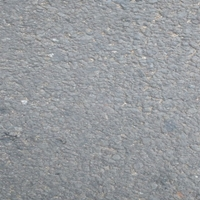
#> input picture data/test/jalan_tidak_rusak/160.jpg, 200 x 200 px; its folder holds only this picture in this run
$ python train_knn.py   (older library calls are emulated)
#> lines starting #> are read from the running program, lines starting #| are printed output that depends on the picture
### src/extract_features.py
"""
Modul untuk ekstraksi fitur hybrid menggunakan LBP Histogram dan GLCM.

Modul ini mengimplementasikan ekstraksi fitur gabungan (hybrid) yang terdiri dari:
1. LBP Histogram (10 features) - menangkap distribusi pola tekstur lokal
2. GLCM features (4 features) - menangkap hubungan spasial antar pixel
3. Statistical features (3 features) - mean, std, entropy
Total: 17 features untuk klasifikasi kondisi jalan
"""
import cv2
import numpy as np
from skimage.feature import local_binary_pattern, graycomatrix, graycoprops

class FeatureExtractorHybrid:
    def __init__(
        self,
        resize_width: int = 256,
        resize_height: int = 256,
        lbp_radius: int = 1,
        lbp_points: int = 8,
        lbp_method: str = "uniform",
        glcm_distances = (1,),
        glcm_angles = (0,),
        glcm_levels: int = 256
    ):
        """
        Inisialisasi hybrid feature extractor.

        Args:
            resize_width (int): Lebar target untuk resize gambar
            resize_height (int): Tinggi target untuk resize gambar
            lbp_radius (int): Radius untuk LBP (jarak ke neighbor pixels)
            lbp_points (int): Jumlah sampling points di sekitar center pixel
            lbp_method (str): Metode LBP - "uniform" untuk rotation-invariant histogram
            glcm_distances (tuple): Jarak antar pixel untuk GLCM
            glcm_angles (tuple): Sudut untuk GLCM (dalam radian)
            glcm_levels (int): Jumlah gray levels untuk GLCM
        """
        self.resize_width = resize_width
        self.resize_height = resize_height
        self.lbp_radius = lbp_radius
        self.lbp_points = lbp_points
        self.lbp_method = lbp_method
        self.glcm_distances = glcm_distances
        self.glcm_angles = glcm_angles
        self.glcm_levels = glcm_levels

    def _preprocess(self, img_bgr: np.ndarray) -> np.ndarray:
        """
        Preprocess gambar: resize dan konversi ke grayscale.

        Langkah preprocessing:
        1. Resize gambar ke ukuran standar untuk konsistensi
        2. Konversi dari BGR (OpenCV default) ke grayscale

        Args:
            img_bgr (np.ndarray): Gambar input dalam format BGR

        Returns:
            np.ndarray: Gambar grayscale hasil preprocessing
        """
        # Resize gambar ke ukuran standar
        img_resized = cv2.resize(
            img_bgr,
            (self.resize_width, self.resize_height),
            interpolation=cv2.INTER_AREA
        )
        # Konversi BGR ke grayscale
        gray = cv2.cvtColor(img_resized, cv2.COLOR_BGR2GRAY)
        return gray

    def _compute_lbp(self, gray: np.ndarray) -> np.ndarray:
        """
        Menghitung Local Binary Pattern dari gambar grayscale.

        LBP menangkap pola tekstur lokal dengan cara:
        1. Membandingkan intensitas center pixel dengan neighbors
        2. Membuat binary pattern dari perbandingan tersebut
        3. Menghasilkan nilai LBP untuk setiap pixel

        Args:
            gray (np.ndarray): Gambar grayscale input

        Returns:
            np.ndarray: LBP image (uint8)
        """
        # Hitung LBP menggunakan scikit-image
        lbp = local_binary_pattern(
            gray,
            P=self.lbp_points,
            R=self.lbp_radius,
            method=self.lbp_method
        )
        # Normalisasi LBP ke range [0, glcm_levels-1] dan konversi ke uint8
        lbp_norm = cv2.normalize(
            lbp, None, alpha=0, beta=self.glcm_levels - 1,
            norm_type=cv2.NORM_MINMAX
        )
        lbp_uint8 = lbp_norm.astype(np.uint8)
        return lbp_uint8

    def _compute_lbp_histogram(self, lbp_image: np.ndarray) -> np.ndarray:
        """
        Menghitung histogram dari LBP image sebagai feature vector.

        Histogram menangkap distribusi pola tekstur:
        - Bin rendah: pola tidak teratur (lubang/retak)
        - Bin tinggi: pola seragam (jalan mulus)

        Untuk LBP uniform dengan 8 points, menghasilkan 10 bins:
        - Bin 0-8: uniform patterns (pola teratur)
        - Bin 9: non-uniform patterns (pola tidak teratur)

        Args:
            lbp_image (np.ndarray): LBP image hasil dari _compute_lbp()

        Returns:
            np.ndarray: Histogram LBP (10 features untuk uniform, atau 2^P untuk default)
        """
        # Tentukan jumlah bins berdasarkan metode LBP
        if self.lbp_method == "uniform":
            n_bins = self.lbp_points + 2  # 10 bins untuk 8-point uniform LBP
        else:
            n_bins = 2 ** self.lbp_points

        # Hitung histogram yang dinormalisasi (density=True)
        hist, _ = np.histogram(
            lbp_image.ravel(),
            bins=n_bins,
            range=(0, n_bins),
            density=True
        )
        return hist.astype(np.float32)

    def _compute_glcm_features(self, img_gray: np.ndarray) -> np.ndarray:
        """
        Menghitung GLCM features dari grayscale image.

        GLCM (Gray-Level Co-occurrence Matrix) menangkap hubungan spasial antar pixel:
        - Contrast: perbedaan intensitas antara pixel dan neighbor-nya
        - Correlation: korelasi linear antara pixel pairs
        - Energy: uniformitas atau homogenitas tekstur
        - Homogeneity: kedekatan distribusi GLCM ke diagonal

        Args:
            img_gray (np.ndarray): Gambar grayscale (uint8)

        Returns:
            np.ndarray: 4 GLCM features (contrast, correlation, energy, homogeneity)
        """
        # Hitung GLCM matrix
        glcm = graycomatrix(
            img_gray,
            distances=self.glcm_distances,
            angles=self.glcm_angles,
            levels=self.glcm_levels,
            symmetric=True,
            normed=True
        )

        # Ekstrak 4 properti GLCM
        feature_list = []
        for prop_name in ["contrast", "correlation", "energy", "homogeneity"]:
            props = graycoprops(glcm, prop_name)
            feature_list.extend(props.ravel())

        return np.array(feature_list, dtype=np.float32)

    def extract_from_array(self, img_bgr: np.ndarray) -> np.ndarray:
        """
        Ekstraksi hybrid features dari gambar BGR.

        Menggabungkan 3 jenis fitur:
        1. LBP Histogram (10 features) - distribusi pola tekstur lokal
        2. GLCM features (4 features) - hubungan spasial antar pixel
        3. Statistical features (3 features) - mean, std, entropy

        Total: 17 features untuk klasifikasi

        Args:
            img_bgr (np.ndarray): Gambar input dalam format BGR (dari cv2.imread atau video frame)

        Returns:
            np.ndarray: Feature vector 1D dengan shape (17,)
        """
        # Step 1: Preprocess - resize dan konversi ke grayscale
        gray = self._preprocess(img_bgr)

        # Step 2: Hitung LBP image
        # LBP menangkap pola tekstur lokal dengan membandingkan center pixel dengan neighbors
        lbp_image = self._compute_lbp(gray)

        # Step 3: Ekstrak LBP Histogram (10 features)
        # Histogram menangkap distribusi pola tekstur untuk diskriminasi jalan rusak vs mulus
        lbp_hist = self._compute_lbp_histogram(lbp_image)

        # Step 4: Ekstrak GLCM features dari grayscale (4 features)
        # GLCM menangkap hubungan spasial untuk deteksi tekstur beraturan/tidak beraturan
        glcm_features = self._compute_glcm_features(gray)

        # Step 5: Ekstrak statistical features (3 features)
        # Mean, std, dan entropy untuk menangkap karakteristik global gambar
        img_flat = gray.ravel().astype(np.float32)
        mean_val = np.mean(img_flat)
        std_val = np.std(img_flat)

        # Hitung entropy dari histogram
        hist_stat, _ = np.histogram(img_flat, bins=32, range=(0, 255), density=True)
        hist_stat = hist_stat + 1e-12  # Tambah epsilon untuk hindari log(0)
        entropy_val = -np.sum(hist_stat * np.log2(hist_stat))
        stat_features = np.array([mean_val, std_val, entropy_val], dtype=np.float32)

        # Step 6: Gabungkan semua features
        # Total: 10 (LBP) + 4 (GLCM) + 3 (stats) = 17 features
        all_features = np.concatenate([lbp_hist, glcm_features, stat_features])
        return all_features

    def extract_from_path(self, img_path: str) -> np.ndarray:
        """
        Ekstraksi features dari file gambar.

        Args:
            img_path (str): Path ke file gambar

        Returns:
            np.ndarray: Feature vector 1D dengan shape (17,)

        Raises:
            ValueError: Jika gagal membaca gambar
        """
        img_bgr = cv2.imread(img_path)
        if img_bgr is None:
            raise ValueError(f"Gagal baca gambar: {img_path}")
        return self.extract_from_array(img_bgr)

### src/train_knn.py
import os
import glob
import numpy as np
from typing import List, Tuple

from sklearn.preprocessing import StandardScaler
from sklearn.neighbors import KNeighborsClassifier
from sklearn.metrics import accuracy_score, confusion_matrix, classification_report
from joblib import dump

from extract_features import FeatureExtractorHybrid

CLASS_MAP = {
    "jalan_tidak_rusak": 0,
    "jalan_lubang": 1,
    "jalan_retak": 2,
}

def load_dataset(base_dir: str, extractor: FeatureExtractorHybrid) -> Tuple[np.ndarray, np.ndarray]:
    X: List[np.ndarray] = []
    y: List[int] = []

    for class_name, label in CLASS_MAP.items():
        class_dir = os.path.join(base_dir, class_name)
        if not os.path.isdir(class_dir):
            print(f"Peringatan: folder tidak ditemukan: {class_dir}")
            continue

        # Baca semua jpg/png, silakan tambahin ekstensi lain kalau perlu
        patterns = ["*.jpg", "*.jpeg", "*.png", "*.bmp"]
        image_paths = []
        for p in patterns:
            image_paths.extend(glob.glob(os.path.join(class_dir, p)))

        print(f"Loading {len(image_paths)} images from {class_dir} (label={label})")

        for img_path in image_paths:
            try:
                features = extractor.extract_from_path(img_path)
                X.append(features)
                y.append(label)
            except Exception as e:
                print(f"Error processing {img_path}: {e}")

    X_arr = np.array(X, dtype=np.float32)
    y_arr = np.array(y, dtype=np.int64)
    return X_arr, y_arr

def train_and_evaluate_knn(
    X_train: np.ndarray,
    y_train: np.ndarray,
    X_test: np.ndarray,
    y_test: np.ndarray,
    k_values = (1, 3, 5, 7)
):
    # Scaling fitur
    scaler = StandardScaler()
    X_train_scaled = scaler.fit_transform(X_train)
    X_test_scaled = scaler.transform(X_test)

    best_k = None
    best_acc = -1.0
    best_model = None

    for k in k_values:
        print(f"\nTraining KNN with k={k}")
        knn = KNeighborsClassifier(
            n_neighbors=k,
            metric="euclidean",
            weights="uniform"
        )  # [web:69]

        knn.fit(X_train_scaled, y_train)
        y_pred = knn.predict(X_test_scaled)

        acc = accuracy_score(y_test, y_pred)
        cm = confusion_matrix(y_test, y_pred, labels=[0, 1, 2])
        print(f"Accuracy (k={k}): {acc:.4f}")
        print("Confusion matrix (rows=true, cols=pred):")
        print(cm)
        print("Classification report:")
        print(classification_report(
            y_test,
            y_pred,
            target_names=["jalan_tidak_rusak", "jalan_lubang", "jalan_retak"]
        ))

        if acc > best_acc:
            best_acc = acc
            best_k = k
            best_model = knn

    print(f"\nBest k: {best_k} with accuracy={best_acc:.4f}")
    return best_model, scaler, best_k, best_acc

def main():
    # Inisialisasi hybrid feature extractor
    # Menggunakan LBP Histogram (10 features) + GLCM (4 features) + Statistics (3 features)
    # Total: 17 features untuk klasifikasi kondisi jalan
    extractor = FeatureExtractorHybrid(
        resize_width=256,
        resize_height=256,
        lbp_radius=1,
        lbp_points=8,
        lbp_method="uniform",  # Rotation-invariant LBP dengan 10-bin histogram
        glcm_distances=(1,),
        glcm_angles=(0,),
        glcm_levels=256,
    )

    # Load train & test
    BASE_DIR = os.path.dirname(os.path.abspath(__file__))
    PROJECT_ROOT = os.path.dirname(BASE_DIR)

    train_dir = os.path.join(PROJECT_ROOT, "data", "train")
    test_dir = os.path.join(PROJECT_ROOT, "data", "test")

    print("Loading training data...")
    X_train, y_train = load_dataset(train_dir, extractor)
#> in extract_from_path, img_bgr is the input picture: shape (200, 200, 3); mean B, G, R 157, 153.6, 150.9
#> in _compute_lbp, `lbp = local_binary_pattern( gray, P=self.lbp_points, R=self.lbp_radius..`:
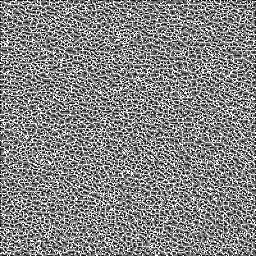
#> lbp: shape (256, 256) float64; min 0, max 9, mean 4.67; drawn with min black and max white
#> in _compute_lbp_histogram, `hist, _ = np.histogram( lbp_image.ravel(), bins=n_bins, range=(0, n_bi..`: hist = [1, 0, 0, 0, 0, 0, 0, 0, 0, 0]
#> the loop in _compute_glcm_features, `for prop_name in ["contrast", "correlation", "energy", "homogeneity"]:` made 4 passes
#> props on passes 1 to 4: [53.58], [0.848], [0.0307], [0.174]
#> after the loop in _compute_glcm_features, `for prop_name in ["contrast", "correlation", "energy", "homogeneity"]:`: feature_list = [53.58, 0.848, 0.0307, 0.174]
#> in extract_from_array, `mean_val = np.mean(img_flat)`: mean_val = 153.1
#> in extract_from_array, `std_val = np.std(img_flat)`: std_val = 13.28
#> in extract_from_array, `hist_stat, _ = np.histogram(img_flat, bins=32, range=(0, 255), density..`: hist_stat = 32 values, max 0.0298 at index 19, min 0 at index 0, mean 0.00392
#> in extract_from_array, `hist_stat = hist_stat + 1e-12`: hist_stat = 32 values, max 0.0298 at index 19, min 1e-12 at index 0, mean 0.00392
#> in extract_from_array, `entropy_val = -np.sum(hist_stat * np.log2(hist_stat))`: entropy_val = 0.727
#> in extract_from_array, `stat_features = np.array([mean_val, std_val, entropy_val], dtype=np.fl..`: stat_features = [153.1, 13.28, 0.727]
#> in extract_from_array, `all_features = np.concatenate([lbp_hist, glcm_features, stat_features])`: all_features = 17 values, max 153.1 at index 14, min 0 at index 1, mean 13.1
#> in load_dataset, `features = extractor.extract_from_path(img_path)`: features has the same summary as all_features in extract_from_array
#> y_train = [0]
    print("Loading test data...")
    X_test, y_test = load_dataset(test_dir, extractor)
#> the loop in _compute_glcm_features (call 2), `for prop_name in ["contrast", "correlation", "energy", "homogeneity"]:` made 4 passes
#> y_test = [0]

    print(f"Train samples: {X_train.shape}, Test samples: {X_test.shape}")
#| Train samples: (1, 17), Test samples: (1, 17)

    # Train & evaluate KNN
    model, scaler, best_k, best_acc = train_and_evaluate_knn(
        X_train, y_train, X_test, y_test,
        k_values=(1, 3, 5, 7, 9, 11, 13)
    )
#> the loop in train_and_evaluate_knn, `for k in k_values:` made 1 pass
#> (y_pred, acc, cm) on pass 1: ([0], 1, [[1, 0, 0], [0, 0, 0], [0, 0, 0]])
#| Accuracy (k=1): 1.0000
#| [[1 0 0]
#|  [0 0 0]
#|  [0 0 0]]
#> after the loop in train_and_evaluate_knn, `for k in k_values:`: best_acc = -1

    # Save model + scaler dengan naming hybrid
    os.makedirs("models", exist_ok=True)
    model_path = os.path.join("models", f"knn_hybrid_k{best_k}.joblib")
    scaler_path = os.path.join("models", f"scaler_hybrid_k{best_k}.joblib")

    dump(model, model_path)
    dump(scaler, scaler_path)

    print(f"Saved best KNN model to {model_path}")
    print(f"Saved scaler to {scaler_path}")

if __name__ == "__main__":
#> (the run stopped early here; a loop or call above may not have finished)
